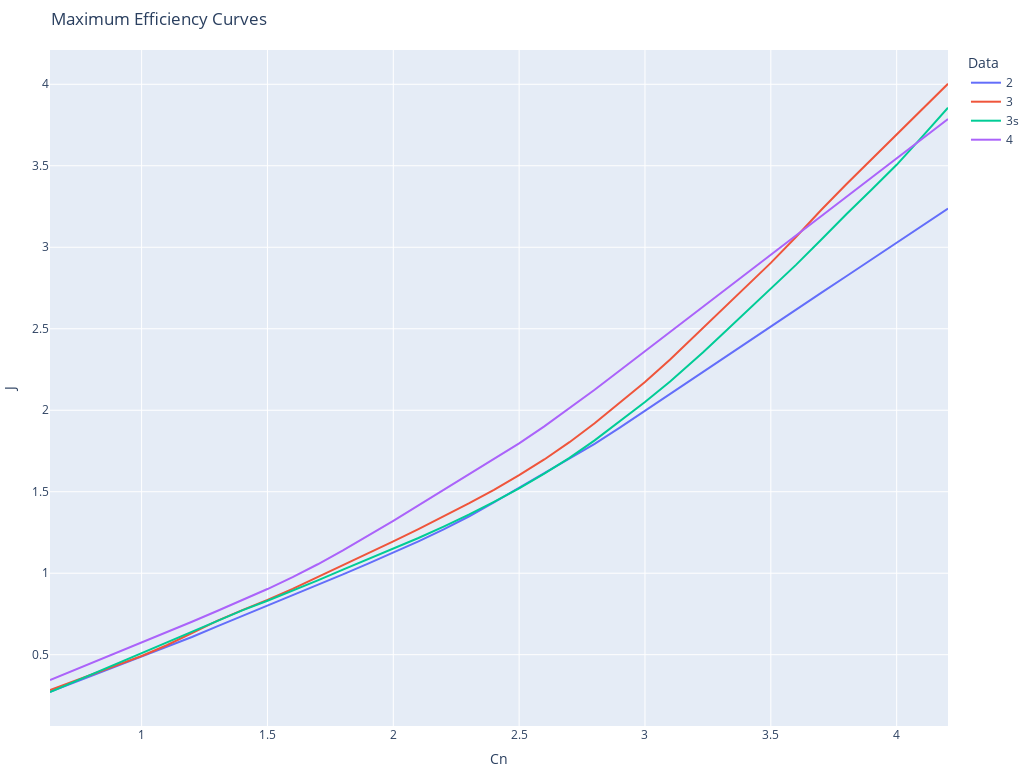

This figure's notebook cell:
### Code cell
df = concat_curves()
df = fill_data(df)
draw(df)
df.to_csv('data\\diameter.csv', index_label='id')
